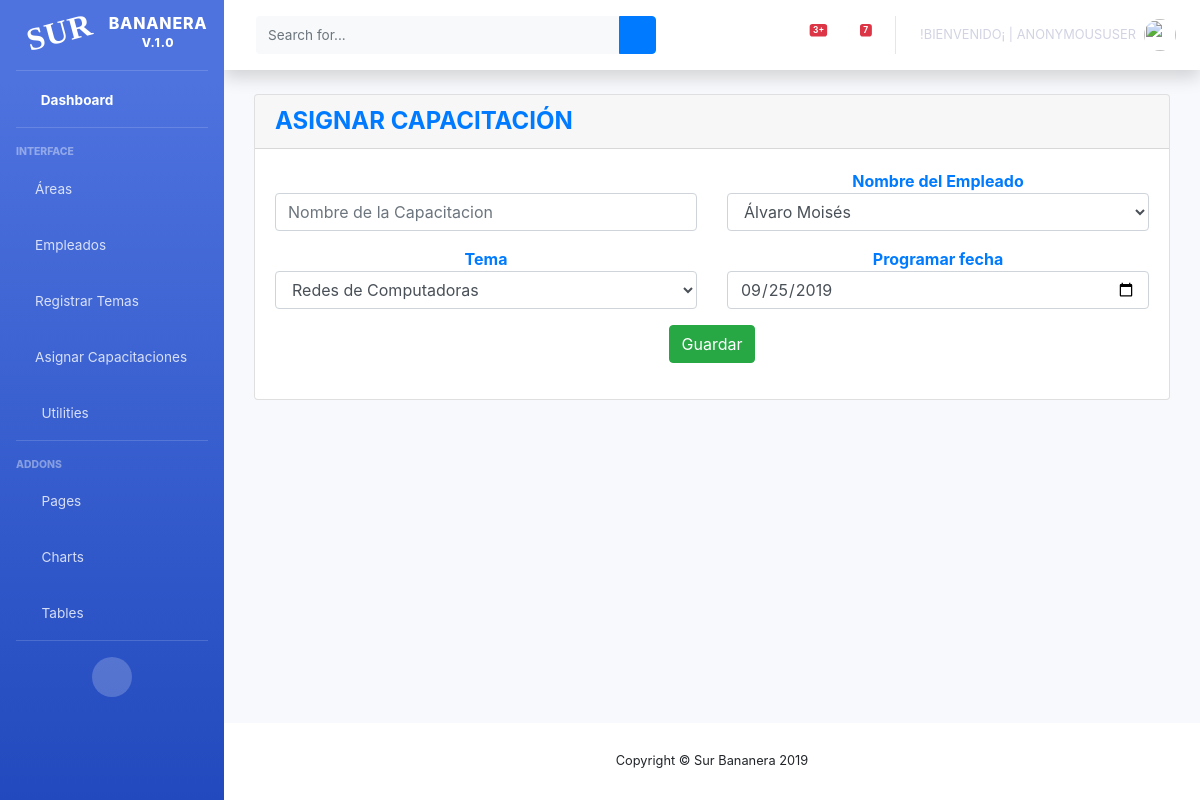
Page /bananera/editarAsignacion/2 on the committed database.
### surBananas/models.py (models this page shows)
class capacitacion(models.Model):
    nombreCapacitacion = models.CharField(max_length=200, blank=True, null=True)
    empleado = models.ForeignKey(empleados, on_delete=models.CASCADE)
    programas = models.ForeignKey(programasCapacitacion, on_delete=models.CASCADE)
    fechaCapacitacion = models.DateField(auto_now=False, blank=True, null=True)
    status = models.BooleanField('Estado', default=True)
    capacitacionTeminada = models.BooleanField('Capacitado', default=True)
    created_at = models.DateTimeField(auto_now_add=True, blank=True, null=True)

### surBananas/views.py (the view)
# urls.py: path('editarAsignacion/<int:pk>', views.ActualizarAsignacion.as_view(), name = 'editarAsignacion'),
class ActualizarAsignacion(UpdateView):
    model = capacitacion
    template_name = 'agregarCapacitacion.html'
    form_class = CapacitacionForm
    success_url = reverse_lazy('listaAsignacion')

### surBananas/CapacitacionForm.py
class CapacitacionForm(forms.ModelForm):
    class Meta:
        model = capacitacion
        fields = ['nombreCapacitacion','empleado', 'programas', 'fechaCapacitacion']
        labels = {'class': 'bmd-label-floating',
                  'nombreCapacitacion':'',
                  'empleado': '',
                  'programas': '',
                  'fechaCapacitacion': '',
                  }
        widgets = {
            'nombreCapacitacion': forms.TextInput(
                attrs={
                    'class': 'form-control',
                    'placeholder': 'Nombre de la Capacitacion',
                }
            ),
            'empleado': forms.Select(
                attrs={
                    'class': 'form-control',
                }
            ),
            'programas': forms.Select(
                attrs={
                    'class': 'form-control',
                }
            ),
            'fechaCapacitacion': forms.TextInput(
                attrs={
                    'type': 'date',
                    'class': 'form-control',
                }
            ),
        }

### surBananas/models.py (called while the page is built)
    def __str__(self):
        if self.temaCapacitacion == None:
            return "----------"
        return self.temaCapacitacion

    def __str__(self):
        if self.nombres == None:
            return "----------"
        return self.nombres

### surBananas/templates/agregarCapacitacion.html (shortened to what this page needs)
{% extends 'indexAdmin.html' %}
{% block contenido %}
    <div class="content">
        <div class="container-fluid">
            <div class="row">
                <div class="col-md-12">
                    <div class="card">
                        <div class="card-header card-header-warning">
                            <h4 class="card-title m-0 font-weight-bold text-primary"> ASIGNAR CAPACITACIÓN</h4>
                        </div>
                        <div class="card-body">
                            <form method="post" enctype="multipart/form-data">
                                <div class="row">
                                    {% if error %}
                                        <h1>{{ error }}</h1>
                                    {% else %}
                                        <div class="col-md-6"><br>
                                            <div class="form-group">
                                                {{ form.nombreCapacitacion }}
                                            </div>
                                        </div>
                                        <div class="col-md-6 m-0 font-weight-bold text-primary" align="center">
                                            <div class="form-group">Nombre del Empleado
                                                {{ form.empleado }}
                                            </div>
                                        </div>
                                        <div class="col-md-6 m-0 font-weight-bold text-primary" align="center">
                                            <div class="form-group">Tema
                                                {{ form.programas }}
                                            </div>
                                        </div>
                                        <div class="col-md-6 m-0 font-weight-bold text-primary" align="center">
                                            <div class="form-group">Programar fecha
                                                {{ form.fechaCapacitacion}}
                                            </div>
                                        </div>
                                        <div class="col-md-12" align="center">
                                            <div class="form-group">
                                                <button type="submit" class="btn btn-success pull-right">Guardar</button>
                                            </div>
                                        </div>
                                    {% endif %}
                                </div>
                            </form>
                        </div>
                    </div>
                </div>
            </div>
        </div>
    </div>
{%endblock contenido %}

### rows in the picture
capacitacion: empleado "Álvaro Moisés", programas "Redes de Computadoras", fechaCapacitacion "09/25/2019"

### other values in the picture
{{ user }} "ANONYMOUSUSER"
